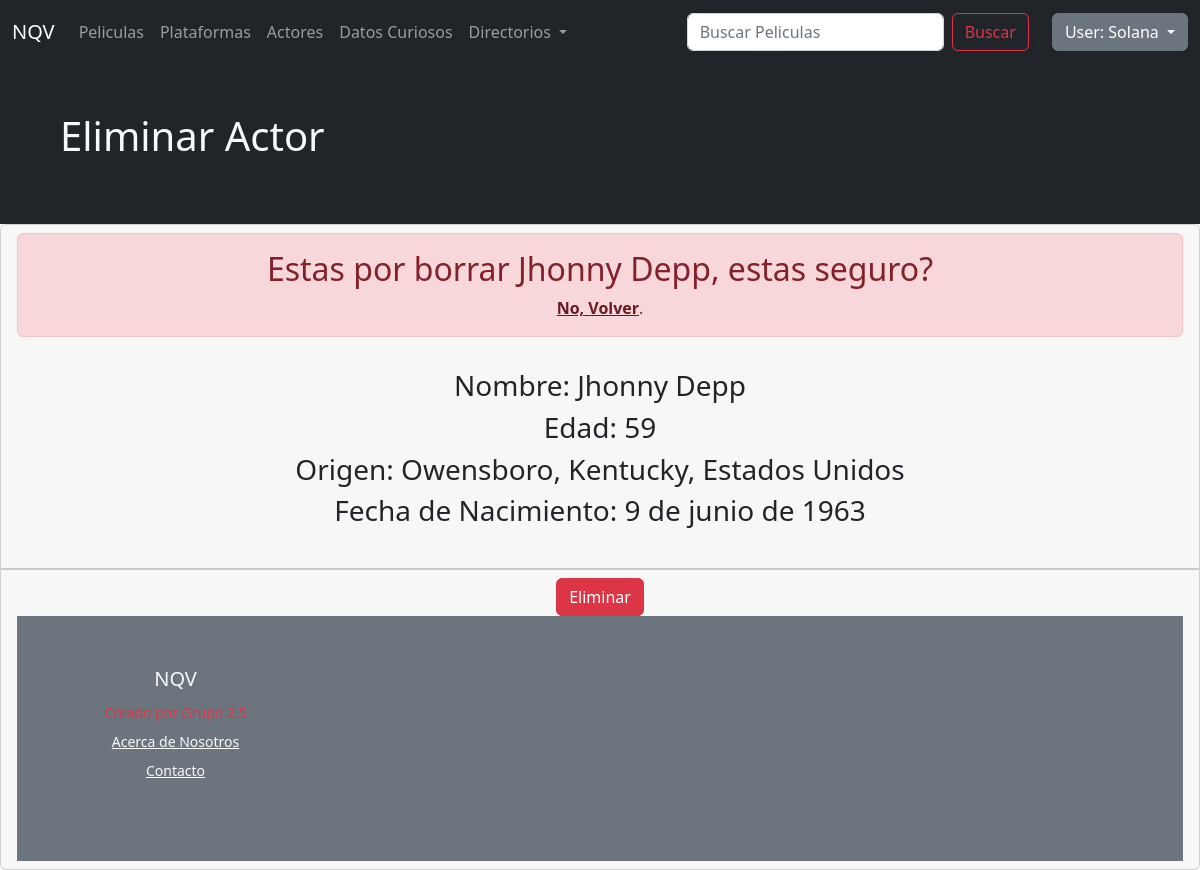
Screenshot of /AppNQV/actores-borrar/1/ (signed in) with the database file from the repository.
### AppNQV/models.py (models this page shows, shortened)
class Actores(models.Model):
    nombre= models.CharField(max_length=40,blank=True, null=True)
    apellido= models.CharField(max_length=40, blank=True, null=True)
    edad= models.IntegerField(blank=True, null=True)
    origen= models.CharField(max_length=40, blank=True, null=True)
    fechaDeNacimiento= models.DateField(blank=True, null=True, verbose_name= 'Fecha de Nacimiento')
    imagen_actores= models.ImageField(upload_to= 'actores', blank=True, null=True, verbose_name= 'Imagen Actores')
    class Meta:
        verbose_name= 'actor'
        verbose_name_plural= 'actores'

### AppNQV/views.py (the view, shortened to what this page needs)
# urls.py: path('actores-borrar/<int:pk>/', Delete_actores.as_view(), name= 'BorrarActor'),
class Delete_actores(LoginRequiredMixin, DeleteView):
    model= Actores
    template_name= 'actores/actoresBorrar.html'

### templates/actores/actoresBorrar.html (shortened to what this page needs)
{% extends "padre.html" %}
{% load static %}
{% block contenidoQueCambia %}
<section class="bg-dark text-light p-5">
    <div class="container">
        <h1>Eliminar Actor</h1>
    </div>
</section>
{% if actores %}
<div class="card text-center">
    <div class="card-header">
        <div class="alert alert-danger" role="alert">
            <h2>Estas por borrar {{actores.nombre}} {{actores.apellido}}, estas seguro?</h2>
            <a href="/AppNQV/actores" class="alert-link">No, Volver</a>.
        </div>
        <div class="card-body">
            <h3 class="card-title">Nombre: {{actores.nombre}} {{actores.apellido}}</h3>
            <h3 class="card-text">Edad: {{actores.edad}}</h3>
            <h3 class="card-text">Origen: {{actores.origen}}</h3>
            <h3 class="card-text">Fecha de Nacimiento: {{actores.fechaDeNacimiento}}</h3>
        </div>
    </div>
    <div class="card-footer text-muted">
        <form method = "POST">
            <button class="btn btn-danger" type="submit">Eliminar</button>
        </form>
{%endif%}
{% endblock %}

### templates/padre.html (shortened to what this page needs)
<!DOCTYPE html>
<html lang="en">
<head>
<link href="https://cdn.jsdelivr.net/npm/bootstrap@5.2.0-beta1/dist/css/bootstrap.min.css" rel="stylesheet">
</head>
<body>
    <nav class="navbar navbar-expand-lg bg-dark navbar-dark">
        <div class="container-fluid">
        <a class="navbar-brand" href="/AppNQV/home">NQV</a>
        <div class="collapse navbar-collapse" id="navbarScroll">
            <ul class="navbar-nav me-auto my-2 my-lg-0 navbar-nav-scroll" style="--bs-scroll-height: 100px;">
                <li class="nav-item">
                    <a class="nav-link" href="/AppNQV/peliculas">Peliculas</a>
                </li>
                <li class="nav-item">
                    <a class="nav-link" href="/AppNQV/plataformas">Plataformas</a>
                </li>
                <li class="nav-item">
                    <a class="nav-link" href="/AppNQV/actores">Actores</a>
                </li>
                <li class="nav-item">
                    <a class="nav-link" href="/AppNQV/datosCuriosos">Datos Curiosos</a>
                </li>
                <li class="nav-item dropdown">
                    <a class="nav-link dropdown-toggle" href="#" id="navbarScrollingDropdown" role="button" data-bs-toggle="dropdown" aria-expanded="false">
                        Directorios
                    </a>
                </li>
            </ul>
                <form class="d-flex" role="search" action="/AppNQV/busqueda" method="GET">
                    <input class="form-control me-2" type="text" placeholder="Buscar Peliculas" name='search' aria-label="search">
                    <button class="btn btn-outline-danger" type="submit">Buscar</button>
                </form>
                <li class="nav-item" style="margin-right: 10pxnone">
                    <a class="nav-link" href='#'>|</a>
                </li>
            {% if request.user.is_authenticated %}
                <div class="dropdown">
                    <a class="btn btn-secondary dropdown-toggle" href="#" role="button"
                    id="dropdownMenuLink" data-bs-toggle="dropdown"
                    aria-expanded="false"  style="margin-right: 10pxnone">
                    User: {{user | capfirst}}
                    </a>
                </div>
                {% else %}
                <button type="button" class="btn btn-secondary">
                    <a class="nav-link" href="/usuarios/login">Login</a>
                </button>
                {% endif %}
            </div>
        </div>
    </nav>
    {% block contenidoQueCambia %}{% endblock %}
</body>
<div class="bg-secondary">
    <div class="container py-4 py-md-5 px-4 px-md-3 bg-secondary">
        <div class="row">
            <div class="col-lg-3 mb-3">
                <a class="d-inline-flex align-items-center mb-2 link-light text-decoration-none" href="/"
                aria-label="NQV">
                <span class="fs-5">NQV</span>
                </a>
            <ul class="list-unstyled small text-muted">
                <li class="mb-2 link-danger">Creado por Grupo 2.5 </li>
                <li class="mb-2 link-light"><a class= 'link-light' href="/acerca-de" target="_blank"
                    rel="noopener" >Acerca de Nosotros</a></li>
                <li class="mb-2"><a class= 'link-light'  href="/contacto" target="_blank"
                        rel="noopener">Contacto</a></li>
            </ul>
        </div>
</html>

### rows the page displays
Actores: nombre "Jhonny", apellido "Depp", edad "59", origen "Owensboro, Kentucky, Estados Unidos", fechaDeNacimiento "9 de junio de 1963"

### other values shown
{{ user | capfirst }} "Solana"
